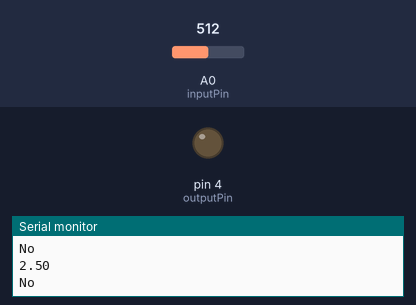
Recording of a sketch running on a simulated Arduino Uno, built with avr-gcc and run on an emulated ATmega328P. Shown: output pins drawn as LEDs (lit = HIGH), the last lines printed to the serial monitor. The test bench sets the inputs (shaded band); at power-on: A0 (inputPin) = 512.

Above: at 1.3 s.
1.4 s: A0 (inputPin) set to 973
2.9 s: A0 (inputPin) set to 992
At 3.9 s:
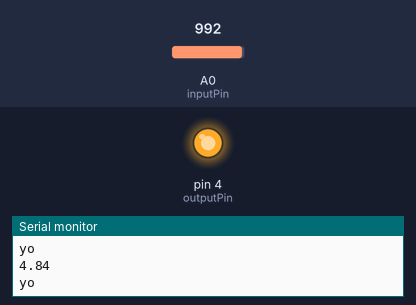
4.5 s: A0 (inputPin) set to 900
At 5.1 s:
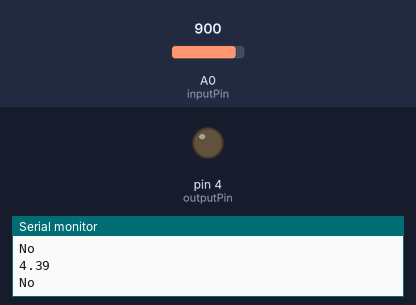
6.0 s: A0 (inputPin) set to 1023
At 6.3 s:
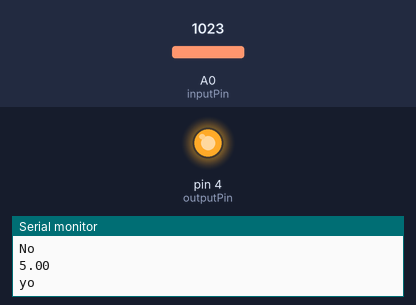
Timing chart, 0 to 8.5 s (numbered marks = the images above; inputs shaded):
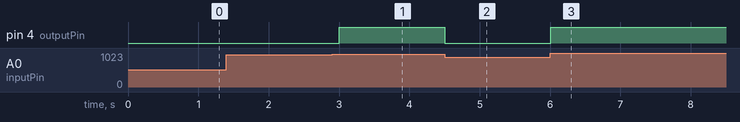

Measured:
- the behaviour switches between 983 and 984 on A0 (inputPin) (found by bisection; images 0 and 1)
- after the input at 2.9 s, pin 4 (outputPin): LOW → HIGH after 0.10 s
- after the input at 4.5 s, pin 4 (outputPin): HIGH → LOW at once
- after the input at 6.0 s, pin 4 (outputPin): LOW → HIGH at once

The sketch:

potentiometer.ino
```cpp
#define inputPin A0
#define outputPin 4

void setup() {
  pinMode(inputPin, INPUT);
  Serial.begin(9600);
  pinMode(outputPin,OUTPUT);
}

int val;
void loop() {
  val = analogRead(inputPin);
  float V = (5.0 / 1024.0) * val;
  Serial.println(V);
  if (V > 4.8){
    Serial.println("yo");
    digitalWrite(outputPin, HIGH);
  }
  else{
    Serial.println("No");
    digitalWrite(outputPin, LOW);
  }
  delay(500);
}
```
